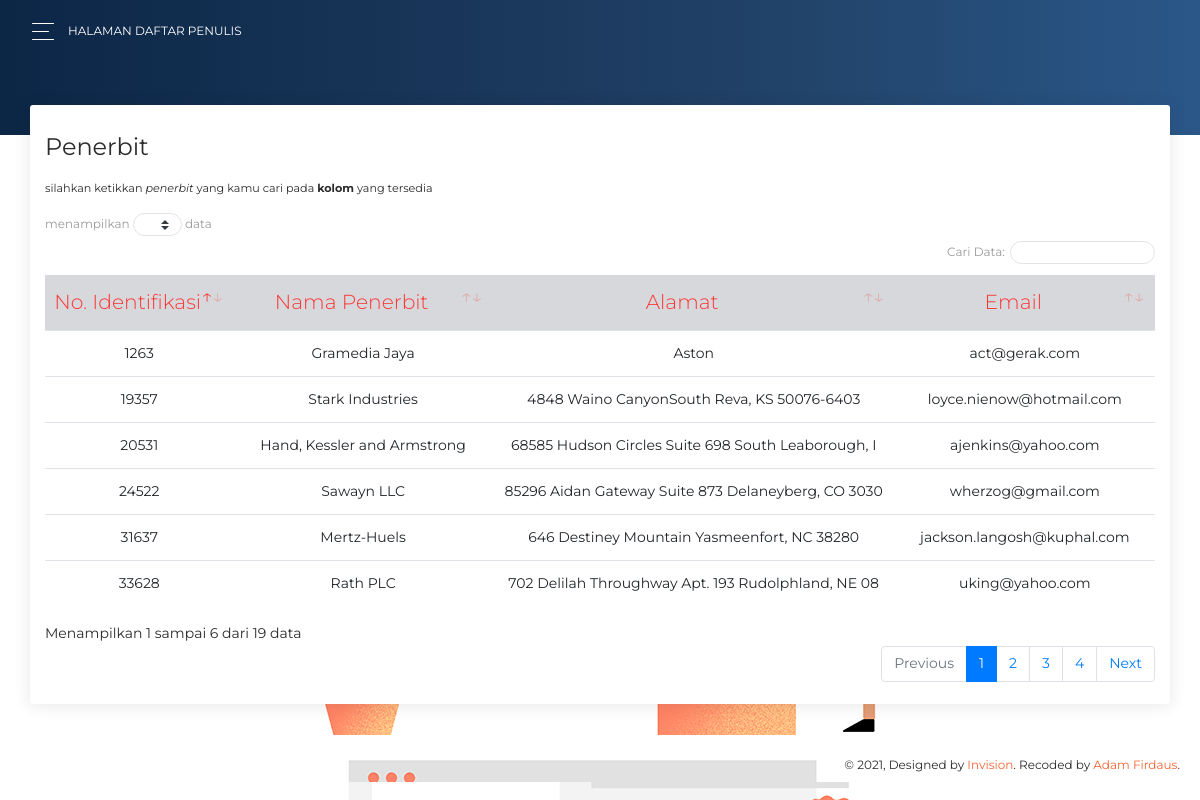
The app's page /index.php/home/publisher with its own data.
### tables this page shows
CREATE TABLE `tbl_publisher` (
  `publisher_id` int(5) NOT NULL,
  `publisher_name` varchar(50) NOT NULL,
  `address` varchar(50) NOT NULL,
  `email` varchar(50) NOT NULL
);

### application/controllers/Home.php (called while the page is built, shortened)
<?php
class Home extends CI_Controller{
    public function __construct(){
        $this->load->library('form_validation');
    }
    public function publisher(){
        $this->load->model('loader');
        $data['title'] = 'Halaman Daftar Penerbit';
        $data['publishdetail'] = $this->loader->get_publish();
        $this->load->view('home/publisherlist',$data);
    }
}
?>

### index.php (called while the page is built, shortened)
<?php
require_once BASEPATH.'core/CodeIgniter.php';

### application/models/Loader.php (called while the page is built, shortened)
<?php
class Loader extends CI_Model{
    public function get_publish(){
        $this->db->select('*');
        $this->db->from('tbl_publisher');
        return $this->db->get()->result_array();
    }
}
?>

### application/views/home/publisherlist.php (the view, shortened to what this page needs)
<body>
  <div class="wrapper ">
    <div class="main-panel" id="main-panel">
      <nav class="navbar navbar-expand-lg navbar-transparent  bg-primary  navbar-absolute">
        <div class="container-fluid">
          <div class="navbar-wrapper">
            <div class="navbar-toggle">
              <button type="button" class="navbar-toggler">
                <span class="navbar-toggler-bar bar1"></span>
                <span class="navbar-toggler-bar bar2"></span>
                <span class="navbar-toggler-bar bar3"></span>
              </button>
            </div>
            <a class="navbar-brand">Halaman Daftar Penulis</a>
          </div>
        </div>
      </nav>
      <div class="panel-header panel-header-sm">
      </div>
      <div class="content" style="background-image: url('<?= base_url('assets/img/bg.png');?>');">
        <div class="row">
          <div class="col-md-12">
            <div class="card">
              <div class="card-header">
                <h4 class="card-title"> Penerbit</h4>
                <small class="text-small" style="margin-top: -100px;">silahkan ketikkan <i>penerbit</i> yang kamu cari pada <b>kolom</b> yang tersedia</small>
              </div>
              <div class="card-body">
              <div class="table-responsive">
            <table class="table" id="table_id">
                <thead class="table-secondary">
                <tr align="center">
                    <th class="text-danger">No. Identifikasi</th>
                    <th class="text-danger">Nama Penerbit</th>
                    <th class="text-danger">Alamat</th>
                    <th class="text-danger">Email</th>
                </tr>
                </thead>
                <tbody>
                <?php
                $i=1;
                foreach($publishdetail as $row) { ?>
                <tr align="center">
                    <td><?php echo $row['publisher_id']; ?></td>
                    <td><?php echo $row['publisher_name']; ?></td>
                    <td><?php echo $row['address']; ?></td>
                    <td><?php echo $row['email']; ?></td>
                </tr>
                <?php $i++; }?>
                </tbody>
            </table>
            </div>
              </div>
            </div>
          </div>
      <footer class="container footer fixed-bottom" style="margin-right: -10px;">
        <div class=" container-fluid">
          <div class="copyright" id="copyright">
            &copy; , Designed by <a href="https://www.invisionapp.com" target="_blank">Invision</a>. Recoded by <a href="https://www.instagram.com/hyunsoo.o" target="_blank">Adam Firdaus</a>.
          </div>
        </div>
      </footer>
    </div>
  </div>
</body>
</html>

### records on screen
tbl_publisher: publisher_id "1263", publisher_name "Gramedia Jaya", address "Aston", email "act@gerak.com"
tbl_publisher: publisher_id "19357", publisher_name "Stark Industries", address "4848 Waino CanyonSouth Reva, KS 50076-6403", email "loyce.nienow@hotmail.com"
tbl_publisher: publisher_id "20531", publisher_name "Hand, Kessler and Armstrong", address "68585 Hudson Circles Suite 698 South Leaborough, I", email "ajenkins@yahoo.com"
tbl_publisher: publisher_id "24522", publisher_name "Sawayn LLC", address "85296 Aidan Gateway Suite 873 Delaneyberg, CO 3030", email "wherzog@gmail.com"
tbl_publisher: publisher_id "31637", publisher_name "Mertz-Huels", address "646 Destiney Mountain Yasmeenfort, NC 38280", email "jackson.langosh@kuphal.com"
tbl_publisher: publisher_id "33628", publisher_name "Rath PLC", address "702 Delilah Throughway Apt. 193 Rudolphland, NE 08", email "uking@yahoo.com"
